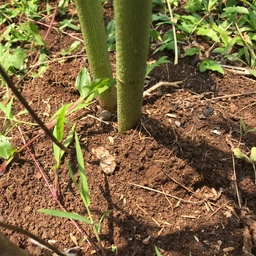
#> input picture data/WhatsApp Image 2021-08-15 at 21.32.42 (1).jpeg, 256 x 256 px, shrunk from 1280 x 1280 before the run
$ python SRM.py 5 'data/WhatsApp Image 2021-08-15 at 21.32.42 (1).jpeg'   (older library calls are emulated)
#> lines starting #> are read from the running program, lines starting #| are printed output that depends on the picture
### UnionFind.py
"""Union-find data structure
Based on Josiah Carlson's code,
http://aspn.activestate.com/ASPN/Cookbook/Python/Recipe/215912 with
significant additional changes by D. Eppstein.
http://www.ics.uci.edu/~eppstein/PADS/UnionFind.py
(C) 2005 D. Eppstein
(C) 2003 Josiah Carlson
PSF Licence
"""

class UnionFind:
    """Union-find data structure.
    Each unionFind instance X maintains a family of disjoint sets of
    hashable objects, supporting the following two methods:
    - X[item] returns a name for the set containing the given item.
      Each set is named by an arbitrarily-chosen one of its members; as
      long as the set remains unchanged it will keep the same name. If
      the item is not yet part of a set in X, a new singleton set is
      created for it.
    - X.union(item1, item2, ...) merges the sets containing each item
      into a single larger set.  If any item is not yet part of a set
      in X, it is added to X as one of the members of the merged set.
    """

    def __init__(self):
        """Create a new empty union-find structure."""
        self.weights = {}
        self.parents = {}

    def __getitem__(self, object):
        """Find and return the name of the set containing the object."""

        # check for previously unknown object
        if object not in self.parents:
            self.parents[object] = object
            self.weights[object] = 1
            return object

        # find path of objects leading to the root
        path = [object]
        root = self.parents[object]
        while root != path[-1]:
            path.append(root)
            root = self.parents[root]

        # compress the path and return
        for ancestor in path:
            self.parents[ancestor] = root
        return root

    def __iter__(self):
        """Iterate through all items ever found or unioned by this structure."""
        return iter(self.parents)

    def union(self, *objects):
        """Find the sets containing the objects and merge them all."""
        roots = [self[x] for x in objects]
        heaviest = max([(self.weights[r],r) for r in roots])[1]
        for r in roots:
            if r != heaviest:
                self.weights[heaviest] += self.weights[r]
                self.parents[r] = heaviest
        return heaviest

### SRM.py
import numpy

from UnionFind import UnionFind

class SRM:
    def __init__(self, image, Q=32.0):
        self._height = image.shape[0]
        self._width = image.shape[1]
        if image.ndim == 3:
            self._depth = image.shape[2]
        else:
            self._depth = 1

        self._n = self._width * self._height
        n = self._n
        self._image = image.reshape(n, -1)

        self._logdelta = 2.0 * numpy.log(6.0 * n)
        self._smallregion = int(0.001 * n)
        self._q = Q

    def run(self):
        self.initialization()
        self.segmentation()
        return self.finalize()

    def initialization(self):
        print("init")
        self._uf = UnionFind()
        uf = self._uf
        n = self._n
        height = self._height
        width = self._width
        depth = self._depth

        img = self._image
        self._data = numpy.empty([n, depth + 2])
        self._sizes = numpy.ones(n)

        for i in range(height):
            for j in range(width):
                idx = i * width + j
                uf[idx]
                self._data[idx, 0:depth] = img[idx]
                self._data[idx, depth ] = i
                self._data[idx, depth ] = j

    def segmentation(self):
        pairs = self.pairs()
        print("segmentation")

        for (r1, r2) in pairs:
            r1 = self._uf[r1]
            r2 = self._uf[r2]

            if r1 != r2 and self.predicate(r1, r2):
                self.merge(r1, r2)

        self.merge_small_regions()

    def pairs(self):
        print("pairs")
        pairs = []
        height = self._height
        width = self._width

        # using a C4-connectivity
        for i in range(height - 1):
            for j in range(width - 1):
                idx = i * width + j
                # left
                pairs.append( ( idx, i * width + j + 1) )

                # below
                pairs.append( ( idx, (i + 1) * width + j) )

        pairs = self.sort(pairs)
        return pairs

    def sort(self, pairs):
        print("sort")
        img = self._image
        def diff(p):
            (r1, r2) = p
            diff = numpy.max(numpy.abs(img[r1] - img[r2]))
            return diff
        return sorted(pairs, key=diff)

    def predicate(self, r1, r2):
        g = 256.0
        logdelta = self._logdelta

        w = self._sizes
        out = self._data

        d2 = (out[r1] - out[r2])**2

        log_r1 = min(g, w[r1]) * numpy.log(1.0 + w[r1])
        log_r2 = min(g, w[r2]) * numpy.log(1.0 + w[r2])

        q = self._q
        dev1 = g**2 / (2.0 * q * w[r1]) * (log_r1 + logdelta)
        dev2 = g**2 / (2.0 * q * w[r2]) * (log_r2 + logdelta)
        dev = dev1 + dev2

        return (d2 < dev).all()

    def merge(self, r1, r2):
        r = self._uf.union(r1, r2)

        s1 = self._sizes[r1]
        s2 = self._sizes[r2]
        n = s1 + s2
        self._data[r] = (s1 * self._data[r1] \
            + s2 * self._data[r2]) / n
        self._sizes[r] = n

    def merge_small_regions(self):
        print("small")

        height = self._height
        width = self._width
        smallregion = self._smallregion

        for i in range(self._height):
            for j in range(1, self._width):
                idx = i * width + j
                r1 = self._uf[idx]
                r2 = self._uf[idx - 1]

                if r1 != r2 and ( self._sizes[r1] < smallregion or self._sizes[r2] < smallregion):
                    self.merge(r1, r2)

    def finalize(self):
        print("finalize")

        height = self._height
        width = self._width
        depth = self._depth

        uf = self._uf
        data = self._data[:, 0:depth]
        out = numpy.empty([self._n, depth])
        for i in range(height):
            for j in range(1, width):
                idx = i * width + j
                r1 = uf[idx]
                out[idx] = data[r1]

        self._finalized = out.reshape(height, width, -1)
        return self._finalized

    def map(self):
        print("map")

        height = self._height
        width = self._width
        depth = self._depth

        classes = {}

        uf = self._uf
        data = self._data[:, 0:depth]
        out = numpy.empty(self._n)
        for i in range(height):
            for j in range(1, width):
                idx = i * width + j
                r1 = uf[idx]
                if r1 in classes:
                    classes[r1] += 1
                else:
                    classes[r1] = 1
                out[idx] = r1

        return classes, out.reshape(height, width)

    def exploded(self):
        print("exploded")

        out0 = numpy.empty([n, depth])
        out = self._data
        expl = numpy.zeros([2 * self._height, 2 * self._width, self._depth])

        for i in range(self._height):
            for j in range(1, self._width):
                r1 = self._uf[r]
                x = int(self._more[r1, 0])
                y = int(self._more[r1, 1])
                expl[i + x, j + y] = out[r]

        return expl

if __name__ == "__main__":
    import sys
    from scipy.misc import imread
    from matplotlib import pyplot

    q = int(sys.argv[1])
    im = imread(sys.argv[2])
#> im is the input picture: shape (256, 256, 3); mean R, G, B 125.1, 103.7, 64.7

    srm = SRM(im, q)

    # [6 lines of commented-out code are left out]

    segmented = srm.run()
#> in diff, `diff = numpy.max(numpy.abs(img[r1] - img[r2]))`: diff = 7
#> in pairs, `pairs = self.sort(pairs)`: pairs = 130050 items
#> the loop in segmentation, `for (r1, r2) in pairs:` made 130050 passes
#> (r1, r2) on passes 35 to 37: (857, 858), (858, 859), (860, 861)
#> in finalize, `self._finalized = out.reshape(height, width, -1)`:
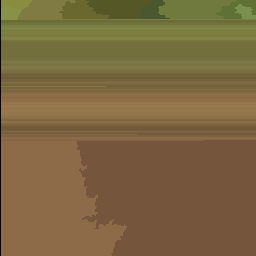
#> self._finalized: shape (256, 256, 3) float64; mean of channels 0, 1, 2 124.6, 103.3, 64.4; drawn as R, G, B
    pyplot.imshow(segmented/256)
    pyplot.show()

    # exploded = srm.exploded()
    # pyplot.imshow(exploded/256)
    # pyplot.show()

$ run again, on data/WhatsApp Image 2021-08-15 at 21.40.12 (1).jpeg
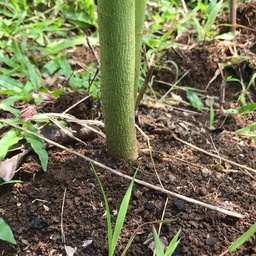
#> input picture data/WhatsApp Image 2021-08-15 at 21.40.12 (1).jpeg, 256 x 256 px, shrunk from 1280 x 1280 before the run
#> im is the input picture: shape (256, 256, 3); mean R, G, B 115, 113.4, 82
#> diff = 240
#> in pairs, `pairs = self.sort(pairs)`: pairs = 130050 items
#> the loop in segmentation, `for (r1, r2) in pairs:` made 130050 passes
#> (r1, r2) on passes 33 to 35: (1648, 1904), (1660, 1916), (1675, 1931)
#> in finalize, `self._finalized = out.reshape(height, width, -1)`:
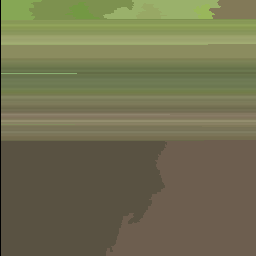
#> self._finalized: shape (256, 256, 3) float64; mean of channels 0, 1, 2 114.6, 113, 81.7; drawn as R, G, B

$ run again, on data/WhatsApp Image 2021-08-15 at 21.40.14 (1).jpeg
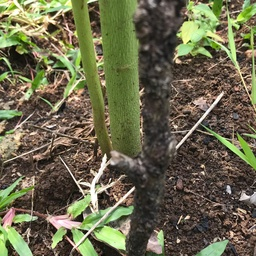
#> input picture data/WhatsApp Image 2021-08-15 at 21.40.14 (1).jpeg, 256 x 256 px, shrunk from 1280 x 1280 before the run
#> im is the input picture: shape (256, 256, 3); mean R, G, B 107.1, 104.7, 77.1
#> diff = 240
#> in pairs, `pairs = self.sort(pairs)`: pairs = 130050 items
#> the loop in segmentation, `for (r1, r2) in pairs:` made 130050 passes
#> (r1, r2, d2 in predicate, log_r1 in predicate, dev1 in predicate, dev in predicate) on passes 1 to 3: (76, 77, [0, 0, 0, 1, 4.47e+195], 0.693, 173391.1, 346782.1), (79, 335, [0, 0, 0, 0, inf], 0.693, 173391.1, 346782.1), (120, 121, [0, 0, 0, 1, 5.81e+48], 0.693, 173391.1, 346782.1)
#> in finalize, `self._finalized = out.reshape(height, width, -1)`:
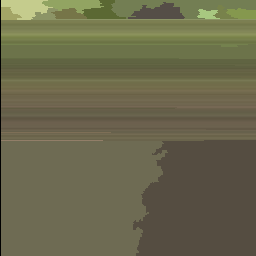
#> self._finalized: shape (256, 256, 3) float64; mean of channels 0, 1, 2 106.6, 104.2, 76.8; drawn as R, G, B

$ run again, on data/WhatsApp Image 2021-08-15 at 21.41.29 (1).jpeg
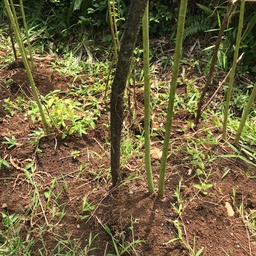
#> input picture data/WhatsApp Image 2021-08-15 at 21.41.29 (1).jpeg, 256 x 256 px, shrunk from 1280 x 1280 before the run
#> im is the input picture: shape (256, 256, 3); mean R, G, B 112.4, 99.5, 62.8
#> diff = 252
#> in pairs, `pairs = self.sort(pairs)`: pairs = 130050 items
#> the loop in segmentation, `for (r1, r2) in pairs:` made 130050 passes
#> (r1, r2) on passes 30 to 32: (1987, 1988), (2188, 2189), (2188, 2444)
#> in finalize, `self._finalized = out.reshape(height, width, -1)`:
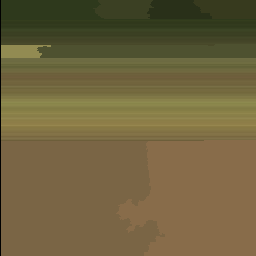
#> self._finalized: shape (256, 256, 3) float64; mean of channels 0, 1, 2 112, 99.1, 62.6; drawn as R, G, B
